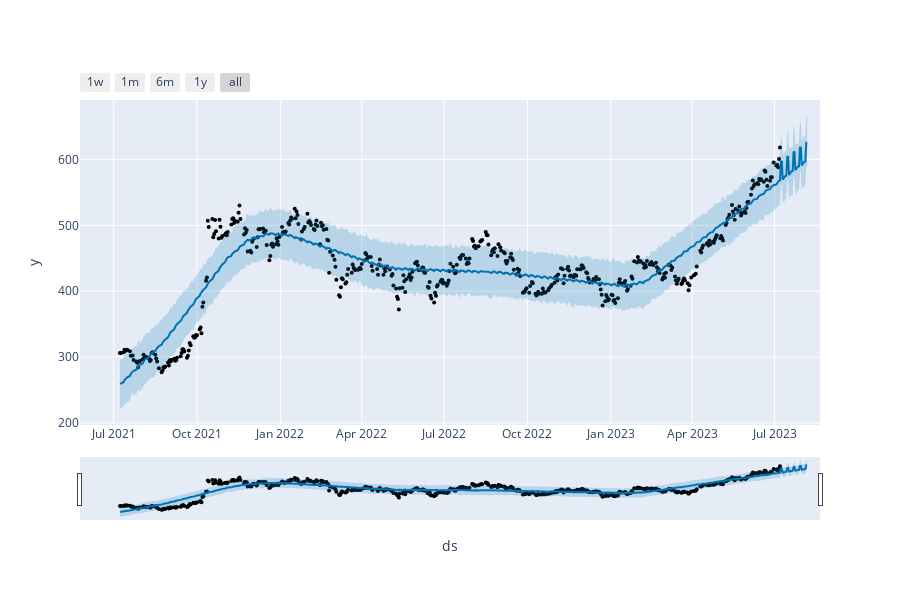

This figure's notebook cell:
### Code cell
model = Prophet()
model.fit(forecast_data)
forecasts = model.make_future_dataframe(periods=30)
predictions = model.predict(forecasts)
plot_plotly(model, predictions)

### Figure 1 — Plotly figure (JSON) as saved in the notebook; plotly's stock layout.template omitted (floating-point values rounded to 4 significant figures; data arrays with more than 128 entries replaced by an {"elided": "..."} marker saying what was removed)
{"data": [{"marker": {"color": "black", "size": 4}, "mode": "markers", "name": "Actual", "type": "scatter", "x": {"elided": "496 str values"}, "y": {"elided": "496 float values"}}, {"hoverinfo": "skip", "line": {"width": 0}, "mode": "lines", "type": "scatter", "x": {"elided": "526 str values"}, "y": {"elided": "526 float values"}}, {"fill": "tonexty", "fillcolor": "rgba(0, 114, 178, 0.2)", "line": {"color": "#0072B2", "width": 2}, "mode": "lines", "name": "Predicted", "type": "scatter", "x": {"elided": "526 str values"}, "y": {"elided": "526 float values"}}, {"fill": "tonexty", "fillcolor": "rgba(0, 114, 178, 0.2)", "hoverinfo": "skip", "line": {"width": 0}, "mode": "lines", "type": "scatter", "x": {"elided": "526 str values"}, "y": {"elided": "526 float values"}}], "layout": {"height": 600, "showlegend": false, "width": 900, "xaxis": {"rangeselector": {"buttons": [{"count": 7, "label": "1w", "step": "day", "stepmode": "backward"}, {"count": 1, "label": "1m", "step": "month", "stepmode": "backward"}, {"count": 6, "label": "6m", "step": "month", "stepmode": "backward"}, {"count": 1, "label": "1y", "step": "year", "stepmode": "backward"}, {"step": "all"}]}, "rangeslider": {"visible": true}, "title": {"text": "ds"}, "type": "date"}, "yaxis": {"title": {"text": "y"}}}}
